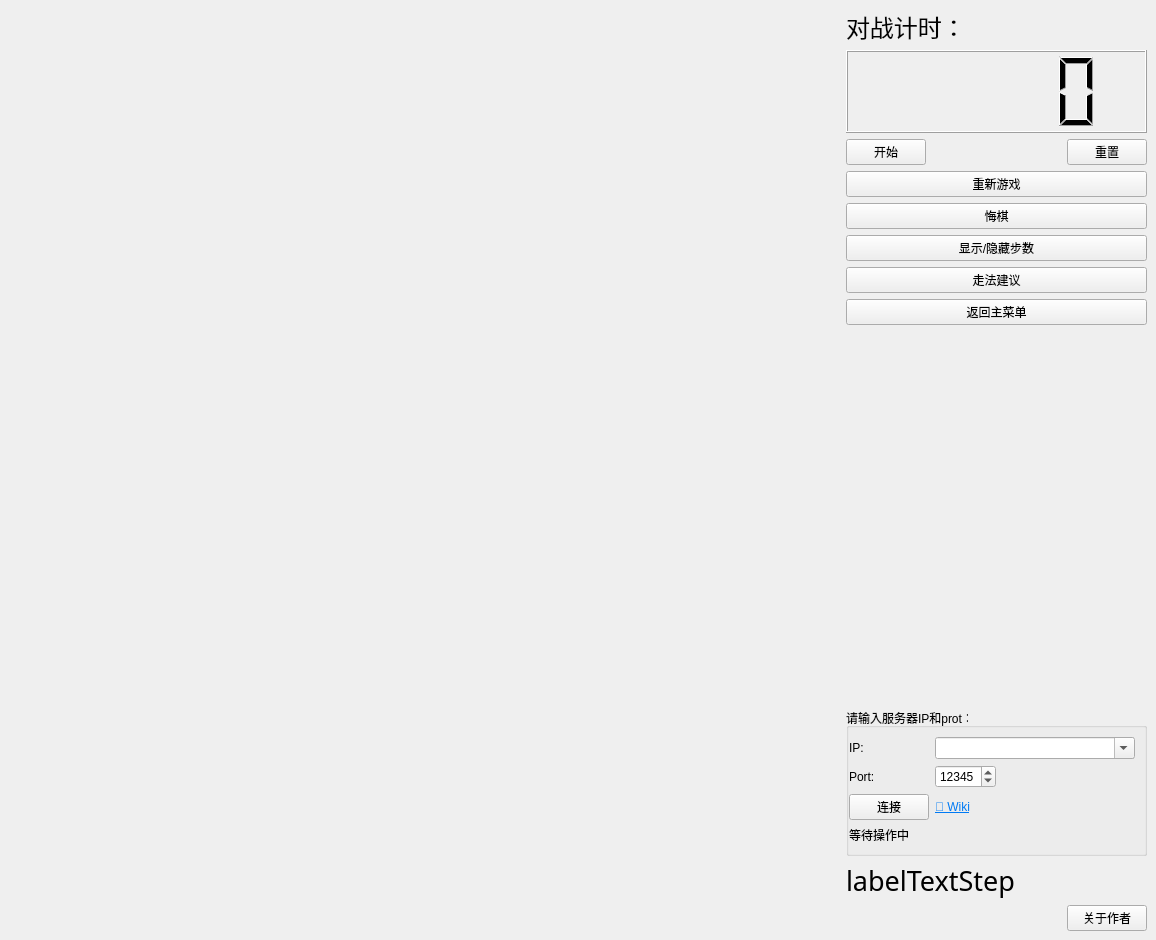
<?xml version="1.0" encoding="UTF-8"?>
<ui version="4.0">
 <class>ChessBoard</class>
 <widget class="QMainWindow" name="ChessBoard">
  <property name="geometry">
   <rect>
    <x>0</x>
    <y>0</y>
    <width>1156</width>
    <height>940</height>
   </rect>
  </property>
  <property name="windowTitle">
   <string>MainWindow</string>
  </property>
  <widget class="QWidget" name="centralwidget">
   <layout class="QHBoxLayout" name="horizontalLayout" stretch="11,3">
    <property name="leftMargin">
     <number>0</number>
    </property>
    <property name="topMargin">
     <number>0</number>
    </property>
    <property name="rightMargin">
     <number>0</number>
    </property>
    <property name="bottomMargin">
     <number>0</number>
    </property>
    <item>
     <widget class="QLabel" name="label">
      <property name="sizePolicy">
       <sizepolicy hsizetype="Expanding" vsizetype="Preferred">
        <horstretch>0</horstretch>
        <verstretch>0</verstretch>
       </sizepolicy>
      </property>
      <property name="text">
       <string/>
      </property>
      <property name="scaledContents">
       <bool>false</bool>
      </property>
     </widget>
    </item>
    <item>
     <widget class="QWidget" name="verticalWidget" native="true">
      <property name="sizePolicy">
       <sizepolicy hsizetype="Preferred" vsizetype="Preferred">
        <horstretch>0</horstretch>
        <verstretch>0</verstretch>
       </sizepolicy>
      </property>
      <property name="styleSheet">
       <string notr="true">#verticalWidget{
border-image: url(:/images/b.jpg);
}</string>
      </property>
      <layout class="QVBoxLayout" name="verticalLayout">
       <item>
        <widget class="QLabel" name="label_2">
         <property name="font">
          <font>
           <pointsize>18</pointsize>
          </font>
         </property>
         <property name="text">
          <string>对战计时：</string>
         </property>
        </widget>
       </item>
       <item>
        <widget class="QLCDNumber" name="lcdNumber">
         <property name="sizePolicy">
          <sizepolicy hsizetype="Minimum" vsizetype="Minimum">
           <horstretch>0</horstretch>
           <verstretch>0</verstretch>
          </sizepolicy>
         </property>
         <property name="minimumSize">
          <size>
           <width>0</width>
           <height>83</height>
          </size>
         </property>
        </widget>
       </item>
       <item>
        <layout class="QHBoxLayout" name="horizontalLayout_2">
         <property name="topMargin">
          <number>0</number>
         </property>
         <item>
          <widget class="QPushButton" name="pushButton_start">
           <property name="sizePolicy">
            <sizepolicy hsizetype="Minimum" vsizetype="Preferred">
             <horstretch>0</horstretch>
             <verstretch>0</verstretch>
            </sizepolicy>
           </property>
           <property name="text">
            <string>开始</string>
           </property>
          </widget>
         </item>
         <item>
          <spacer name="horizontalSpacer">
           <property name="orientation">
            <enum>Qt::Horizontal</enum>
           </property>
           <property name="sizeHint" stdset="0">
            <size>
             <width>40</width>
             <height>20</height>
            </size>
           </property>
          </spacer>
         </item>
         <item>
          <widget class="QPushButton" name="pushButton_reset">
           <property name="sizePolicy">
            <sizepolicy hsizetype="Minimum" vsizetype="Preferred">
             <horstretch>0</horstretch>
             <verstretch>0</verstretch>
            </sizepolicy>
           </property>
           <property name="text">
            <string>重置</string>
           </property>
          </widget>
         </item>
        </layout>
       </item>
       <item>
        <widget class="QPushButton" name="pushButton_restart">
         <property name="text">
          <string>重新游戏</string>
         </property>
        </widget>
       </item>
       <item>
        <widget class="QPushButton" name="pushButton_back">
         <property name="text">
          <string>悔棋</string>
         </property>
        </widget>
       </item>
       <item>
        <widget class="QPushButton" name="pushButton_showStep">
         <property name="text">
          <string>显示/隐藏步数</string>
         </property>
        </widget>
       </item>
       <item>
        <widget class="QPushButton" name="pushButton_suggest">
         <property name="text">
          <string>走法建议</string>
         </property>
        </widget>
       </item>
       <item>
        <widget class="QPushButton" name="pushButton_toMenu">
         <property name="text">
          <string>返回主菜单</string>
         </property>
        </widget>
       </item>
       <item>
        <spacer name="verticalSpacer">
         <property name="orientation">
          <enum>Qt::Vertical</enum>
         </property>
         <property name="sizeHint" stdset="0">
          <size>
           <width>20</width>
           <height>40</height>
          </size>
         </property>
        </spacer>
       </item>
       <item>
        <widget class="QGroupBox" name="networkGroup">
         <property name="title">
          <string>请输入服务器IP和prot：</string>
         </property>
         <layout class="QGridLayout" name="gridLayout" columnstretch="1,3" columnminimumwidth="80,200">
          <property name="leftMargin">
           <number>0</number>
          </property>
          <item row="0" column="0">
           <widget class="QLabel" name="label_4">
            <property name="text">
             <string>IP:</string>
            </property>
           </widget>
          </item>
          <item row="0" column="1">
           <widget class="QComboBox" name="comboIp">
            <property name="sizePolicy">
             <sizepolicy hsizetype="Expanding" vsizetype="Fixed">
              <horstretch>0</horstretch>
              <verstretch>0</verstretch>
             </sizepolicy>
            </property>
            <property name="minimumSize">
             <size>
              <width>0</width>
              <height>0</height>
             </size>
            </property>
            <property name="editable">
             <bool>true</bool>
            </property>
            <property name="insertPolicy">
             <enum>QComboBox::NoInsert</enum>
            </property>
            <property name="sizeAdjustPolicy">
             <enum>QComboBox::AdjustToContents</enum>
            </property>
            <property name="minimumContentsLength">
             <number>18</number>
            </property>
           </widget>
          </item>
          <item row="1" column="0">
           <widget class="QLabel" name="label_5">
            <property name="text">
             <string>Port:</string>
            </property>
           </widget>
          </item>
          <item row="1" column="1">
           <widget class="QSpinBox" name="sbPort">
            <property name="sizePolicy">
             <sizepolicy hsizetype="Maximum" vsizetype="Fixed">
              <horstretch>0</horstretch>
              <verstretch>0</verstretch>
             </sizepolicy>
            </property>
            <property name="minimumSize">
             <size>
              <width>0</width>
             <height>0</height>
            </size>
           </property>
            <property name="minimum">
             <number>1</number>
            </property>
            <property name="maximum">
             <number>65535</number>
            </property>
            <property name="value">
             <number>12345</number>
            </property>
           </widget>
          </item>
          <item row="2" column="0">
           <widget class="QPushButton" name="btnTcpConnect">
            <property name="sizePolicy">
             <sizepolicy hsizetype="Fixed" vsizetype="Fixed">
              <horstretch>0</horstretch>
              <verstretch>0</verstretch>
             </sizepolicy>
            </property>
            <property name="minimumSize">
             <size>
              <width>60</width>
              <height>0</height>
             </size>
            </property>
            <property name="text">
             <string>连接</string>
            </property>
           </widget>
          </item>
          <item row="2" column="1">
           <widget class="QLabel" name="labelWiki">
            <property name="text">
             <string>&lt;html&gt;&lt;head/&gt;&lt;body&gt;&lt;p&gt;&lt;a href=&quot;https://github.com/XMuli/ChineseChess/wiki/%E7%BD%91%E7%BB%9C%E5%AF%B9%E6%88%98%E6%A8%A1%E5%BC%8F%E8%AE%BE%E7%BD%AE&quot;&gt;&lt;span style=&quot; text-decoration: underline; color:#007af4;&quot;&gt;📖 Wiki&lt;/span&gt;&lt;/a&gt;&lt;/p&gt;&lt;/body&gt;&lt;/html&gt;</string>
            </property>
            <property name="openExternalLinks">
             <bool>true</bool>
            </property>
           </widget>
          </item>
          <item row="3" column="0" colspan="2">
           <widget class="QLabel" name="labConnectStatus">
            <property name="text">
             <string>等待操作中</string>
            </property>
            <property name="wordWrap">
             <bool>true</bool>
            </property>
           </widget>
          </item>
         </layout>
        </widget>
       </item>
       <item>
        <widget class="QLabel" name="labelTextStep">
         <property name="font">
          <font>
           <family>宋体</family>
           <pointsize>20</pointsize>
          </font>
         </property>
         <property name="text">
          <string>labelTextStep</string>
         </property>
        </widget>
       </item>
       <item>
        <layout class="QHBoxLayout" name="horizontalLayout_3">
         <property name="topMargin">
          <number>0</number>
         </property>
         <item>
          <spacer name="horizontalSpacer_2">
           <property name="orientation">
            <enum>Qt::Horizontal</enum>
           </property>
           <property name="sizeHint" stdset="0">
            <size>
             <width>40</width>
             <height>20</height>
            </size>
           </property>
          </spacer>
         </item>
         <item>
          <widget class="QPushButton" name="pushButton_about">
           <property name="sizePolicy">
            <sizepolicy hsizetype="Minimum" vsizetype="Preferred">
             <horstretch>0</horstretch>
             <verstretch>0</verstretch>
            </sizepolicy>
           </property>
           <property name="text">
            <string>关于作者</string>
           </property>
          </widget>
         </item>
        </layout>
       </item>
      </layout>
     </widget>
    </item>
   </layout>
  </widget>
  <widget class="QMenuBar" name="menubar">
   <property name="geometry">
    <rect>
     <x>0</x>
     <y>0</y>
     <width>1156</width>
     <height>17</height>
    </rect>
   </property>
  </widget>
 </widget>
 <resources/>
 <connections/>
</ui>
